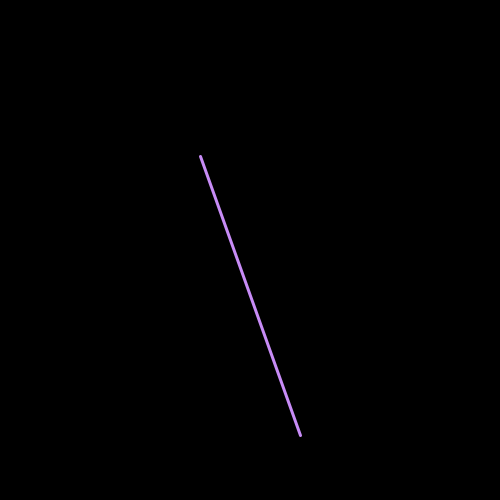
Frame 1 (no input)
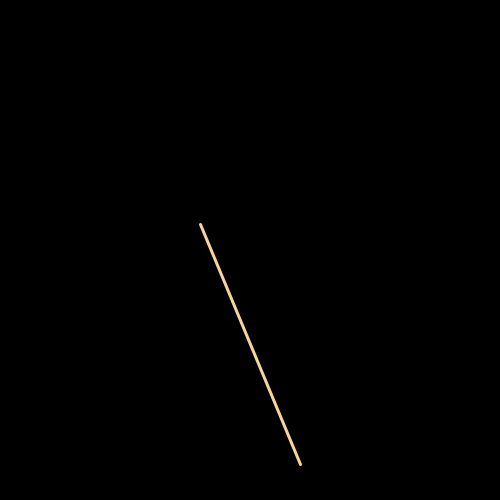
Frame 60 (the mouse pressed at the canvas centre just before this capture)
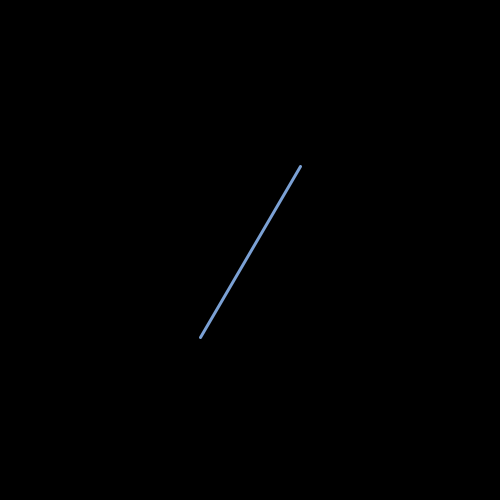
Frame 120 (the mouse held since frame 60 and released just before this capture)

The Processing sketch that drew these frames (run headless with seeded random() and noise(); from frame 60 on, the mouse is pressed at the canvas centre):

// Processing sketch: processing_184020
// ── processing_184020.pde

/*=======================================
Crazy Lines - Vertical
Homework 2
Crazy Lines - LAB
 
Modified 2/3/2015
 
Sarah Hockman
hockman.25@osu.edu
hockman.25@gmail.com
 
Created for Art 3001 - Data Visualization
BFA in Art and Technology
The Ohio State University
http://www.openprocessing.org/classroom/4626
 
=======================================*/
 


//setup animation
void setup() {
  size(500,500);
  frameRate(200);
  strokeWeight(3);
}

//appearance
void draw(){
  background(0);
  stroke (random(100,255),random(100,255),random(100,255));
  line ( 200, (random(50,500)), 300, (random(50,500)) );
}
